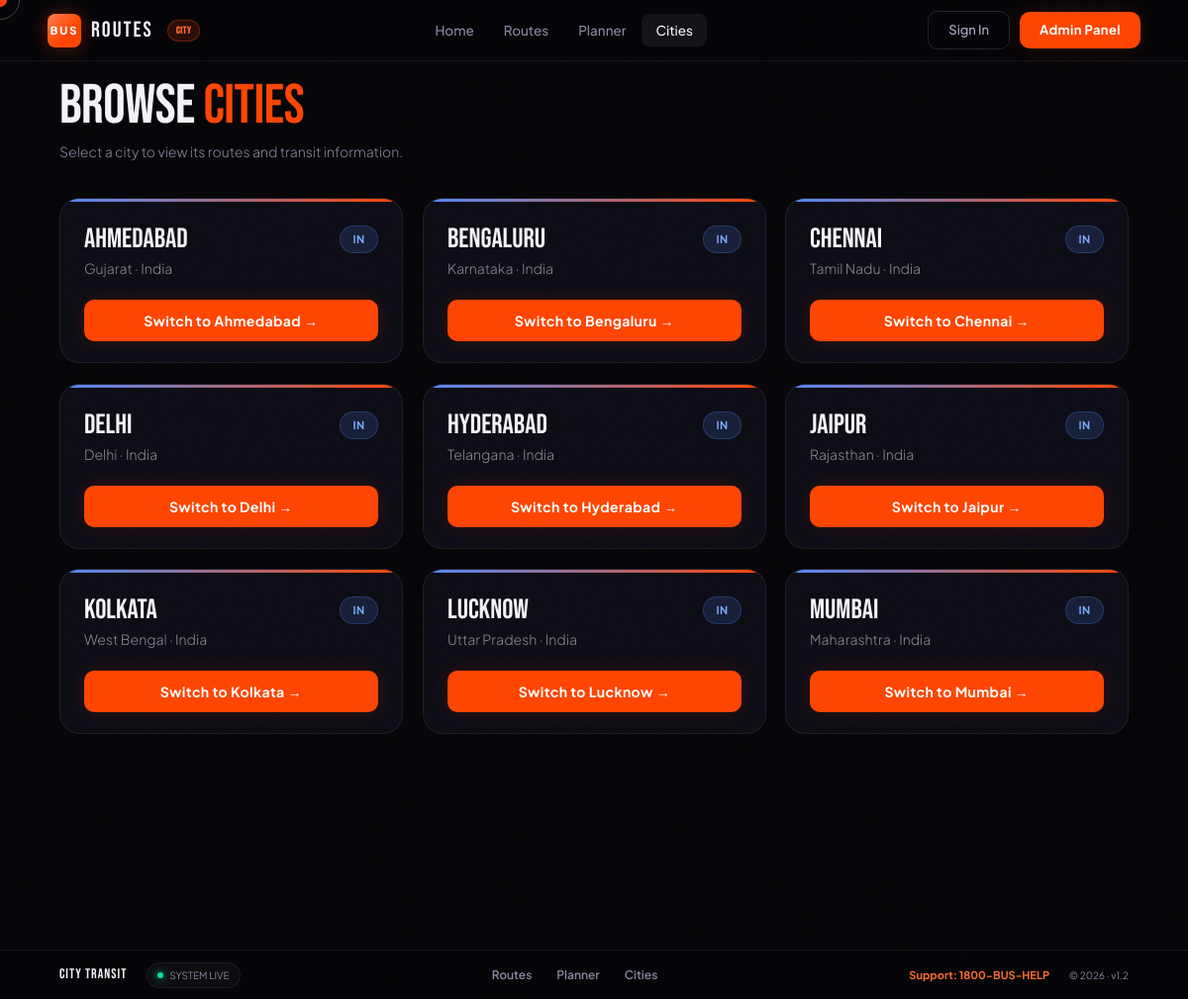
/bus-portal/cities, run on the app's committed database.
### tables this page shows
CREATE TABLE `cities` (
  `id` int(10) UNSIGNED NOT NULL,
  `city_name` varchar(100) NOT NULL,
  `state_region` varchar(100) DEFAULT NULL,
  `country` varchar(100) NOT NULL DEFAULT 'India',
  `country_code` char(2) NOT NULL DEFAULT 'IN',
  `currency` varchar(10) NOT NULL DEFAULT 'INR',
  `timezone` varchar(60) NOT NULL DEFAULT 'Asia/Kolkata',
  `center_lat` decimal(10,7) NOT NULL,
  `center_lng` decimal(10,7) NOT NULL,
  `default_zoom` tinyint(4) DEFAULT 12,
  `osm_relation_id` bigint(20) DEFAULT NULL,
  `is_active` tinyint(1) DEFAULT 1,
  `created_at` timestamp NOT NULL DEFAULT current_timestamp()
);

### src/Core/Response.php (called while the page is built, shortened)
<?php
class Response
{
    public static function view(string $view, array $data = []): void
    {
        $file = BASE_PATH . '/views/' . $view . '.php';
        extract($data, EXTR_SKIP);
        require $file;
    }
}

### src/Controllers/CityController.php (called while the page is built, shortened)
<?php
class CityController
{
    public function index(array $params = []): void
    {
        $cities    = (new City())->allActive();
        Response::view('cities/index', compact('cities', 'pageTitle'));
    }
}

### public/index.php (called while the page is built, shortened)
<?php
$router = new Router();
$router->get('/',                     [HomeController::class,     'index']);
$router->get('/routes',               [RouteController::class,    'list']);
$router->get('/routes/{id}',          [RouteController::class,    'detail']);
$router->get('/search',               [SearchController::class,   'results']);
$router->get('/planner',              [PlannerController::class,  'index']);
$router->post('/planner/find',        [PlannerController::class,  'find']);
$router->get('/cities',               [CityController::class,     'index']);
$router->post('/cities/switch',       [CityController::class,     'switchCity']);
$router->get('/auth/login',           [AuthController::class, 'login']);
$router->post('/auth/login',          [AuthController::class, 'loginWithPassword']);
$router->get('/auth/register',        [AuthController::class, 'showRegister']);
$router->post('/auth/register',       [AuthController::class, 'register']);
$router->get('/auth/adminLogin',      [AuthController::class, 'adminLogin']);
$router->get('/auth/google',          [AuthController::class, 'googleRedirect']);
$router->get('/auth/google/callback', [AuthController::class, 'googleCallback']);
$router->post('/auth/logout',         [AuthController::class, 'logout']);
$router->get('/auth/logout',          [AuthController::class, 'logout']);
$router->get('/profile',              [UserController::class, 'view']);
$router->get('/profile/edit',         [UserController::class, 'edit']);
$router->post('/profile/update',       [UserController::class, 'update']);
$router->get('/admin',                       [DashboardController::class,   'index']);
$router->get('/admin/routes',                [AdminRouteController::class,  'index']);
$router->get('/admin/routes/create',         [AdminRouteController::class,  'create']);
$router->post('/admin/routes',               [AdminRouteController::class,  'store']);
$router->get('/admin/routes/{id}/edit',      [AdminRouteController::class,  'edit']);
$router->post('/admin/routes/{id}',          [AdminRouteController::class,  'update']);
$router->post('/admin/routes/{id}/delete',   [AdminRouteController::class,  'destroy']);
$router->get('/admin/stops',                 [AdminStopController::class,   'index']);
$router->post('/admin/stops',                [AdminStopController::class,   'store']);
$router->post('/admin/stops/{id}',           [AdminStopController::class,   'update']);
$router->post('/admin/stops/{id}/delete',    [AdminStopController::class,   'destroy']);
$router->post('/admin/stops/import-osm',     [AdminStopController::class,   'importFromOsm']);
$router->get('/admin/fares/{routeId}',       [AdminFareController::class,   'index']);
$router->post('/admin/fares',                [AdminFareController::class,   'store']);
$router->post('/admin/fares/{id}/delete',    [AdminFareController::class,   'destroy']);
$router->get('/admin/cities',                [AdminCityController::class,   'index']);
$router->post('/admin/cities',               [AdminCityController::class,   'store']);
$router->post('/admin/cities/{id}',          [AdminCityController::class,   'update']);
$router->post('/admin/cities/{id}/delete',   [AdminCityController::class,   'destroy']);
$router->dispatch();

### src/Core/Database.php (called while the page is built, shortened)
<?php
class Database
{
    private static ?PDO $instance = null;
    public static function getInstance(): PDO
    {
        if (self::$instance === null) {
            $dsn = sprintf(
                'mysql:host=%s;port=%s;dbname=%s;charset=%s',
                $_ENV['DB_HOST'],
                $_ENV['DB_PORT'],
                $_ENV['DB_NAME'],
                $_ENV['DB_CHARSET'] ?? 'utf8mb4'
            );
            try {
                self::$instance = new PDO($dsn, $_ENV['DB_USER'], $_ENV['DB_PASS'] ?? '', [
                    PDO::ATTR_ERRMODE            => PDO::ERRMODE_EXCEPTION,
                    PDO::ATTR_DEFAULT_FETCH_MODE => PDO::FETCH_ASSOC,
                    PDO::ATTR_EMULATE_PREPARES   => false,
                ]);
            } catch (PDOException $e) {
                error_log('DB Connection failed: ' . $e->getMessage());
                http_response_code(503);
                die(json_encode([
                    'status'  => 'error',
                    'message' => 'Database service unavailable. Please try again later.',
                ]));
            }
        }
        return self::$instance;
    }
}

### src/Models/City.php (called while the page is built, shortened)
<?php
class City
{
    private \PDO $db;
    public function __construct()
    {
        $this->db = Database::getInstance();
    }
    public function allActive(): array
    {
        $stmt = $this->db->query(
            'SELECT id, city_name, state_region, country, country_code,
                    currency, timezone, center_lat, center_lng, default_zoom
             FROM cities
             WHERE is_active = 1
             ORDER BY city_name ASC'
        );
        return $stmt->fetchAll();
    }
}

### views/cities/index.php (the view, shortened to what this page needs)
<?php
include dirname(__DIR__) . '/layout/header.php';
?>
<main class="page">
    <div class="sec">
        <div class="sec-head reveal">
            <div>
                <div class="sec-title">Browse <span>Cities</span></div>
                <div class="sec-desc">Select a city to view its routes and transit information.</div>
            </div>
        </div>
        <div class="r-grid">
            <?php if (empty($cities)): ?>
                <div style="grid-column: 1 / -1; text-align: center; padding: 60px 0;">
                    <p class="sec-desc">No cities available at the moment.</p>
                </div>
            <?php else: ?>
                <?php foreach ($cities as $c): ?>
                    <div class="rcard reveal" style="--strip-a:var(--blue);--strip-b:var(--accent)">
                        <div class="rcard-strip"></div>
                        <div class="rcard-inner" style="display:flex;flex-direction:column;gap:18px;height:100%">
                            <div style="display:flex;align-items:flex-start;justify-content:space-between;gap:12px">
                                <div style="min-width:0">
                                    <div class="rnum" style="font-size:28px;letter-spacing:0"><?= htmlspecialchars($c['city_name']) ?></div>
                                    <div class="sec-desc" style="margin-top:4px"><?= htmlspecialchars($c['state_region']) ?> · <?= htmlspecialchars($c['country'] ?? 'India') ?></div>
                                </div>
                                <span class="rbadge rb-ac"><?= htmlspecialchars($c['country_code'] ?? 'IN') ?></span>
                            </div>
                            <form action="<?= APP_URL ?>/cities/switch" method="POST" style="margin-top:auto">
                                <button type="submit" class="btn-o" style="width:100%;padding:12px 16px;font-size:14px">Switch to <?= htmlspecialchars($c['city_name']) ?> →</button>
                            </form>
                        </div>
                    </div>
                <?php endforeach; ?>
            <?php endif; ?>
        </div>
    </div>
</main>
<?php include dirname(__DIR__) . '/layout/footer.php'; ?>

### src/Core/Router.php (shortened to what this page needs)
<?php
class Router
{
    private array $routes = [];
    private function add(string $method, string $pattern, callable|array $handler): void
    {
        $this->routes[] = [
            'method'  => strtoupper($method),
            'pattern' => $pattern,
            'handler' => $handler,
        ];
    }
    public function dispatch(): void
    {
        $method = strtoupper($_SERVER['REQUEST_METHOD'] ?? 'GET');
        $uri    = $this->getUri();
        foreach ($this->routes as $route) {
            if ($route['method'] !== $method) {
                continue;
            }
            $params = $this->match($route['pattern'], $uri);
            if ($params !== null) {
                $this->call($route['handler'], $params);
                return;
            }
        }
    }
    private function getUri(): string
    {
        $requestUri = $_SERVER['REQUEST_URI'] ?? '/';
        $basePath   = parse_url(APP_URL, PHP_URL_PATH) ?? '';
        $uri = '/' . ltrim(substr($requestUri, strlen($basePath)), '/');
        return rtrim($uri, '/') ?: '/';
    }
    private function match(string $pattern, string $uri): ?array
    {
        $regex = preg_replace('/\{([a-zA-Z_]+)\}/', '(?P<$1>[^/]+)', $pattern);
        $regex = '#^' . $regex . '$#';
        if (!preg_match($regex, $uri, $matches)) {
            return null;
        }
        return array_filter($matches, fn($key) => is_string($key), ARRAY_FILTER_USE_KEY);
    }
    private function call(callable|array $handler, array $params): void
    {
        if (is_array($handler) && is_string($handler[0])) {
            [$class, $method] = $handler;
            $controller = new $class();
            $controller->$method($params);
        } elseif (is_callable($handler)) {
            $handler($params);
        } else {
            throw new \RuntimeException('Invalid route handler.');
        }
    }
}

### public/assets/css/main_component/variables.css (style rules this page uses)
:root { --bg: #050508; --surface: #0c0c14; --surface2: #12121e; --surface3: #1a1a2e; --border: rgba(255, 255, 255, .07); --border-hover: rgba(255, 255, 255, .12); --accent: #ff4500; --accent2: #ff6a33; --accent-dim: rgba(255, 69, 0, .15); --accent-glow: rgba(255, 69, 0, .35); --gold: #ffcc00; --blue: #4f8bff; --green: #00e5a0; --purple: #b06aff; --text: #f4f4f8; --muted: #8888a0; --muted2: #b0b0c8; --card-bg: #0c0c14; --font-display: 'Bebas Neue', sans-serif; --font-body: 'Plus Jakarta Sans', sans-serif; --ease: cubic-bezier(.16, 1, .3, 1); --ease2: cubic-bezier(.4, 0, .2, 1); --glass-bg: rgba(0, 0, 0, 0.2); --glass-border: 1px solid rgba(255, 255, 255, 0.18); --glass-blur: blur(20px) saturate(120%); --glass-blur-webkit: blur(30px) saturate(120%); }

### public/assets/css/main_component/noise.css (style rules this page uses)
body::after { content: ''; position: fixed; inset: 0; z-index: 9998; pointer-events: none; opacity: .6; }

### public/assets/css/main_component/buttons.css (style rules this page uses)
.btn-primary, .btn-o { padding: 8px 20px; border-radius: 10px; background: var(--accent); color: #fff; border: none; font-weight: 700; font-size: 13px; letter-spacing: .4px; box-shadow: 0 0 20px var(--accent-dim); transition: all .2s var(--ease); position: relative; overflow: hidden; display: inline-block; cursor: none; }
.btn-primary::before, .btn-o::before { content: ''; position: absolute; top: 0; left: -100%; width: 100%; height: 100%; background: linear-gradient(90deg, transparent, rgba(255, 255, 255, .2), transparent); transition: left .4s var(--ease); }

### public/assets/css/main_component/sections.css (style rules this page uses)
.sec { padding: 80px clamp(16px, 5vw, 80px); margin: 0 auto; width: 100%; }
.sec-head { display: flex; align-items: flex-end; justify-content: space-between; gap: 20px; margin-bottom: 36px; flex-wrap: wrap }
.sec-title { font-family: var(--font-display); font-size: clamp(36px, 5vw, 56px); letter-spacing: -.5px; line-height: 1 }
.sec-title span { color: var(--accent) }
.sec-desc { color: var(--muted); font-size: 14px; margin-top: 6px; font-weight: 300 }

### public/assets/css/main_component/route-cards.css (style rules this page uses)
.r-grid { display: grid; grid-template-columns: repeat(3, 1fr); gap: 20px }
.rcard { background: var(--surface); border: 1px solid var(--border); border-radius: 20px; padding: 0; position: relative; overflow: hidden; transition: border-color .25s, box-shadow .25s; transform-style: preserve-3d; will-change: transform; cursor: none; }
.rcard-inner { padding: 24px }
.rcard::before { content: ''; position: absolute; inset: 0; background: radial-gradient(circle at var(--mx, 50%) var(--my, 50%), rgba(255, 69, 0, .08), transparent 60%); opacity: 0; transition: opacity .3s; pointer-events: none; }
.rcard-strip { height: 3px; width: 100%; background: linear-gradient(90deg, var(--strip-a), var(--strip-b)); position: relative; overflow: hidden }
.rcard-strip::after { content: ''; position: absolute; top: 0; left: -100%; width: 50%; height: 100%; background: linear-gradient(90deg, transparent, rgba(255, 255, 255, .5), transparent); animation: shimStrip 3s 1s infinite; }
.rnum { font-family: var(--font-display); font-size: 42px; letter-spacing: -1px; line-height: 1; color: var(--text) }
.rbadge { padding: 4px 12px; border-radius: 100px; font-size: 11px; font-weight: 700; letter-spacing: .5px; text-transform: uppercase }
.rb-ac { background: rgba(79, 139, 255, .15); color: #7aa8ff; border: 1px solid rgba(79, 139, 255, .25) }

### public/assets/css/main_component/utils.css (style rules this page uses)
.reveal { opacity: 0; transform: translateY(28px); transition: opacity .7s var(--ease), transform .7s var(--ease) }
.reveal.in { opacity: 1; transform: none }

### public/assets/css/main_component/footer.css (style rules this page uses)
body { padding-bottom: 60px; }

### data on the page
cities: city_name "Ahmedabad", state_region "Gujarat", country "India", country_code "IN"
cities: city_name "Bengaluru", state_region "Karnataka", country "India", country_code "IN"
cities: city_name "Chennai", state_region "Tamil Nadu", country "India", country_code "IN"
cities: city_name "Delhi", state_region "Delhi", country "India", country_code "IN"
cities: city_name "Hyderabad", state_region "Telangana", country "India", country_code "IN"
cities: city_name "Jaipur", state_region "Rajasthan", country "India", country_code "IN"
cities: city_name "Kolkata", state_region "West Bengal", country "India", country_code "IN"
cities: city_name "Lucknow", state_region "Uttar Pradesh", country "India", country_code "IN"
cities: city_name "Mumbai", state_region "Maharashtra", country "India", country_code "IN"
